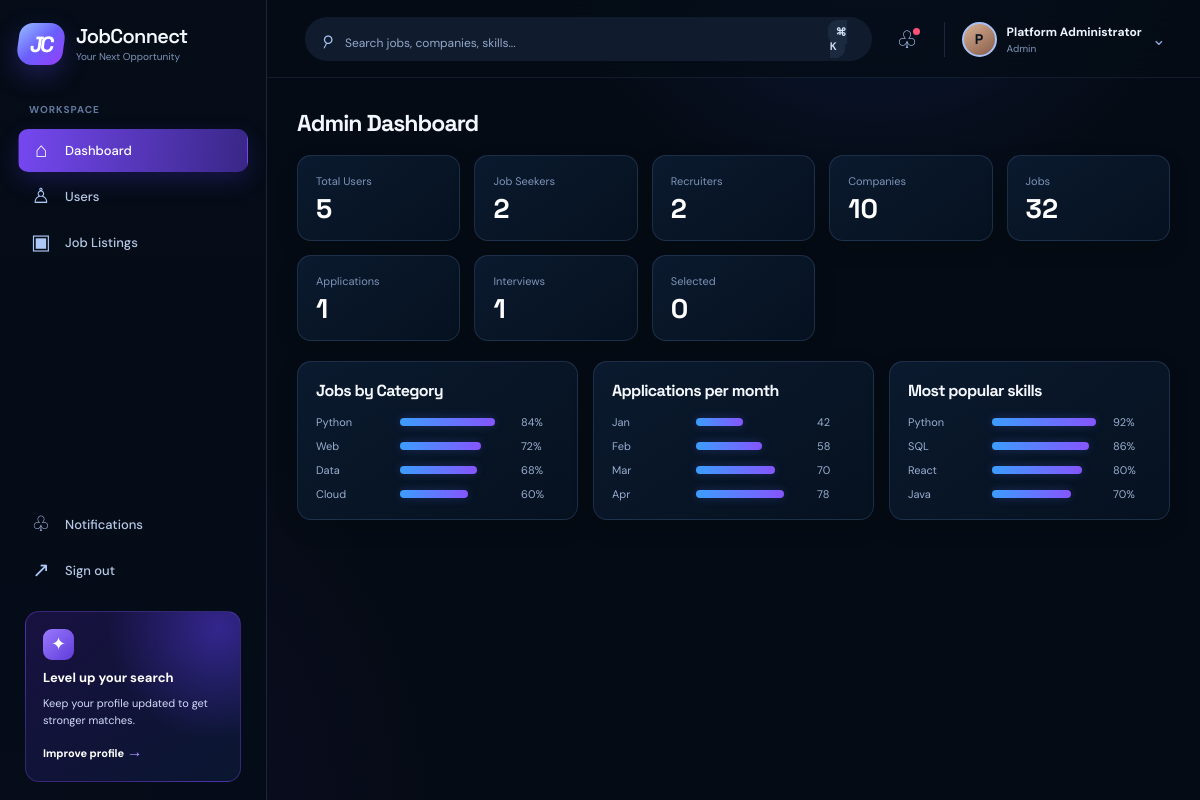
The app's page /dashboard (signed in) with its own data.
### tables this page shows
CREATE TABLE users (
            id INTEGER PRIMARY KEY AUTOINCREMENT,
            username TEXT UNIQUE NOT NULL,
            full_name TEXT NOT NULL,
            email TEXT UNIQUE NOT NULL,
            phone TEXT,
            password_hash TEXT NOT NULL,
            role TEXT NOT NULL,
            location TEXT,
            profile_image TEXT,
            created_at TEXT NOT NULL DEFAULT CURRENT_TIMESTAMP
        );

### backend/app.py (the view, shortened to what this page needs)
@app.route("/dashboard")
@login_required
def dashboard():
    user = get_current_user()
    conn = get_db_connection()
    stats = {
        "total_users": conn.execute("SELECT COUNT(*) FROM users").fetchone()[0],
        "job_seekers": conn.execute("SELECT COUNT(*) FROM users WHERE role = 'job_seeker'").fetchone()[0],
        "recruiters": conn.execute("SELECT COUNT(*) FROM users WHERE role = 'recruiter'").fetchone()[0],
        "companies": conn.execute("SELECT COUNT(*) FROM companies").fetchone()[0],
        "jobs": conn.execute("SELECT COUNT(*) FROM jobs").fetchone()[0],
        "applications": conn.execute("SELECT COUNT(*) FROM applications").fetchone()[0],
        "interviews": conn.execute("SELECT COUNT(*) FROM interviews").fetchone()[0],
        "selected": conn.execute("SELECT COUNT(*) FROM applications WHERE status = 'selected'").fetchone()[0],
    }
    conn.close()
    return render_template("admin_dashboard.html", user=user, stats=stats)

### backend/app.py (called while the page is built, shortened)
def login_required(view):
    @wraps(view)
    def wrapped(*args, **kwargs):
        if not session.get("user_id"):
            flash("Please log in to continue.", "error")
            return redirect(url_for("login"))
        return view(*args, **kwargs)
    return wrapped

def get_current_user():
    user_id = session.get("user_id")
    if not user_id:
        return None
    conn = get_db_connection()
    user = conn.execute("SELECT * FROM users WHERE id = ?", (user_id,)).fetchone()
    conn.close()
    return dict(user) if user else None

def ensure_demo_data():
    conn = get_db_connection()
    user_count = conn.execute("SELECT COUNT(*) FROM users").fetchone()[0]
    if user_count > 0:
        conn.close()
        return

@app.before_request
def setup_demo_data():
    init_db()
    ensure_demo_data()

@app.context_processor
def inject_user():
    return {"current_user": get_current_user()}

### backend/database.py (called while the page is built)
def get_db_connection():
    conn = sqlite3.connect(DB_PATH)
    conn.row_factory = sqlite3.Row
    return conn

### frontend/templates/admin_dashboard.html (shortened to what this page needs)
{% extends 'base.html' %}
{% block content %}
<div class="container">
  <div class="section-heading">
    <h2>Admin Dashboard</h2>
  </div>
  <div class="stats-grid">
    <div class="stat-card"><div class="label">Total Users</div><div class="value">{{ stats.total_users }}</div></div>
    <div class="stat-card"><div class="label">Job Seekers</div><div class="value">{{ stats.job_seekers }}</div></div>
    <div class="stat-card"><div class="label">Recruiters</div><div class="value">{{ stats.recruiters }}</div></div>
    <div class="stat-card"><div class="label">Companies</div><div class="value">{{ stats.companies }}</div></div>
    <div class="stat-card"><div class="label">Jobs</div><div class="value">{{ stats.jobs }}</div></div>
    <div class="stat-card"><div class="label">Applications</div><div class="value">{{ stats.applications }}</div></div>
    <div class="stat-card"><div class="label">Interviews</div><div class="value">{{ stats.interviews }}</div></div>
    <div class="stat-card"><div class="label">Selected</div><div class="value">{{ stats.selected }}</div></div>
  </div>
  <div class="chart-grid">
    <div class="chart-card">
      <h3>Jobs by Category</h3>
      <div class="bar-holder">
        <div class="bar-row"><span>Python</span><div class="bar" style="width: 84%;"></div><span>84%</span></div>
        <div class="bar-row"><span>Web</span><div class="bar" style="width: 72%;"></div><span>72%</span></div>
        <div class="bar-row"><span>Data</span><div class="bar" style="width: 68%;"></div><span>68%</span></div>
        <div class="bar-row"><span>Cloud</span><div class="bar" style="width: 60%;"></div><span>60%</span></div>
      </div>
    </div>
    <div class="chart-card">
      <h3>Applications per month</h3>
      <div class="bar-holder">
        <div class="bar-row"><span>Jan</span><div class="bar" style="width: 42%;"></div><span>42</span></div>
        <div class="bar-row"><span>Feb</span><div class="bar" style="width: 58%;"></div><span>58</span></div>
        <div class="bar-row"><span>Mar</span><div class="bar" style="width: 70%;"></div><span>70</span></div>
        <div class="bar-row"><span>Apr</span><div class="bar" style="width: 78%;"></div><span>78</span></div>
      </div>
    </div>
    <div class="chart-card">
      <h3>Most popular skills</h3>
      <div class="bar-holder">
        <div class="bar-row"><span>Python</span><div class="bar" style="width: 92%;"></div><span>92%</span></div>
        <div class="bar-row"><span>SQL</span><div class="bar" style="width: 86%;"></div><span>86%</span></div>
        <div class="bar-row"><span>React</span><div class="bar" style="width: 80%;"></div><span>80%</span></div>
        <div class="bar-row"><span>Java</span><div class="bar" style="width: 70%;"></div><span>70%</span></div>
      </div>
    </div>
  </div>
</div>
{% endblock %}

### frontend/templates/base.html (shortened to what this page needs)
<!DOCTYPE html>
<html lang="en">
  <head>
    <link rel="stylesheet" href="{{ url_for('static', filename='css/style.css', v='8') }}" />
  </head>
  <body>
    {% set active = request.endpoint or '' %}
    <div class="page-shell {% if current_user %}signed-in{% else %}guest-shell{% endif %}">
      {% if current_user %}
      <aside class="sidebar" id="sidebar">
        <a class="brand-wrap" href="{{ url_for('dashboard') }}" aria-label="JobConnect dashboard">
          <span class="brand-mark">JC</span>
          <span><span class="brand-name">JobConnect</span><span class="brand-tag">Your Next Opportunity</span></span>
        </a>
        <nav class="sidebar-nav" aria-label="Main navigation">
          <p class="nav-label">Workspace</p>
          <a class="nav-link {% if active == 'dashboard' %}active{% endif %}" href="{{ url_for('dashboard') }}"><span class="nav-icon">⌂</span>Dashboard</a>
          {% if current_user.role == 'job_seeker' %}
          <a class="nav-link {% if active == 'profile' %}active{% endif %}" href="{{ url_for('profile') }}"><span class="nav-icon">♙</span>My Profile</a>
          <a class="nav-link {% if active == 'jobs' or active == 'search_results' or active == 'job_detail' %}active{% endif %}" href="{{ url_for('jobs') }}"><span class="nav-icon">⌕</span>Find Jobs</a>
          <a class="nav-link {% if active == 'saved_jobs' %}active{% endif %}" href="{{ url_for('saved_jobs') }}"><span class="nav-icon">♡</span>Saved Jobs</a>
          <a class="nav-link {% if active == 'applications_page' or active == 'application_detail' %}active{% endif %}" href="{{ url_for('applications_page') }}"><span class="nav-icon">▣</span>Applications</a>
          <a class="nav-link {% if active == 'interviews_page' or active == 'interview_detail' %}active{% endif %}" href="{{ url_for('interviews_page') }}"><span class="nav-icon">□</span>Interviews</a>
          <a class="nav-link {% if active == 'resume_management' %}active{% endif %}" href="{{ url_for('resume_management') }}"><span class="nav-icon">▤</span>Resume</a>
          <a class="nav-link {% if active == 'job_alerts' %}active{% endif %}" href="{{ url_for('job_alerts') }}"><span class="nav-icon">◉</span>Job Alerts</a>
          {% else %}
          <a class="nav-link {% if active == 'admin_users' %}active{% endif %}" href="{{ url_for('admin_users') }}"><span class="nav-icon">♙</span>Users</a>
          <a class="nav-link {% if active == 'admin_jobs' %}active{% endif %}" href="{{ url_for('admin_jobs') }}"><span class="nav-icon">▣</span>Job Listings</a>
          {% endif %}
        </nav>
        <div class="sidebar-bottom">
          <a class="nav-link {% if active == 'notifications_page' %}active{% endif %}" href="{{ url_for('notifications_page') }}"><span class="nav-icon">♧</span>Notifications</a>
          <a class="nav-link" href="{{ url_for('logout') }}"><span class="nav-icon">↗</span>Sign out</a>
          <div class="upgrade-card">
            <span class="upgrade-icon">✦</span><strong>Level up your search</strong>
            <span>Keep your profile updated to get stronger matches.</span>
            <a href="{{ url_for('profile') if current_user.role != 'admin' else url_for('dashboard') }}">Improve profile <b>→</b></a>
          </div>
        </div>
      </aside>
      <div class="workspace">
        <header class="topbar">
          <form method="GET" action="{{ url_for('search_results') }}" class="search-form">
            <span class="search-icon">⌕</span><input type="text" name="q" placeholder="Search jobs, companies, skills..." value="{{ request.args.get('q', '') }}" />
            <button type="submit" aria-label="Search">Search <kbd>⌘ K</kbd></button>
          </form>
          <div class="topbar-actions">
            <a href="{{ url_for('notifications_page') }}" class="round-action" aria-label="Notifications">♧</a>
            <a href="{{ url_for('profile') if current_user.role != 'admin' else url_for('dashboard') }}" class="user-menu"><span class="avatar">{{ current_user.full_name[:1]|upper }}</span><span class="user-menu-text"><b>{{ current_user.full_name }}</b><small>{{ current_user.role|replace('_', ' ')|title }}</small></span><span class="chevron">⌄</span></a>
          </div>
        </header>
      {% endif %}
      <main class="{% if current_user %}main-content{% else %}landing-main{% endif %}">{% block content %}{% endblock %}</main>
      {% if current_user %}</div>{% endif %}
    </div>
  </body>
</html>

### records on screen
users: full_name "P", full_name "Platform Administrator", role "Admin"

### other values on screen
{{ stats.total_users }} "5"
{{ stats.job_seekers }} "2"
{{ stats.recruiters }} "2"
{{ stats.companies }} "10"
{{ stats.jobs }} "32"
{{ stats.applications }} "1"
{{ stats.interviews }} "1"
{{ stats.selected }} "0"
